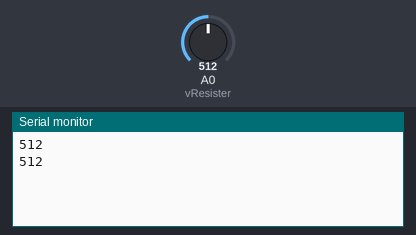
The sketch below on a simulated Arduino Uno, built with avr-gcc and run on an emulated ATmega328P. Parts: the last lines printed to the serial monitor. The test bench sets the inputs (shaded band); at power-on: A0 (vResister) = 512.

Above: at 1.8 s.
1.9 s: A0 (vResister) set to 716
At 2.5 s:
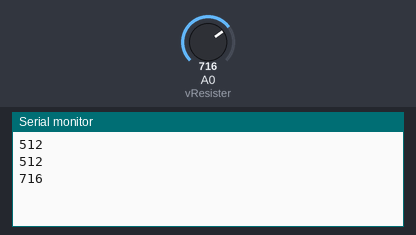
3.4 s: A0 (vResister) set to 900
At 4.8 s:
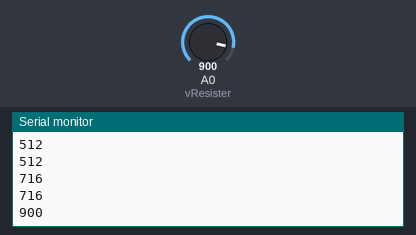
Timing chart, 0 to 6.4 s (numbered marks = the images above; inputs shaded):
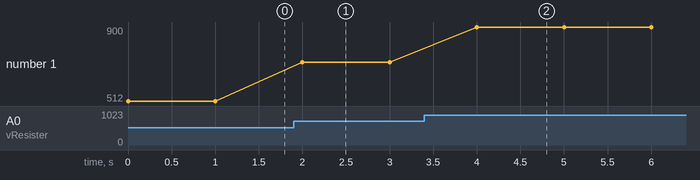

The sketch:

app.ino
```cpp
int vResister = A0;

void setup(){
    Serial.begin(9600);
    pinMode(vResister, INPUT);
}

void loop(){
    Serial.println(analogRead(vResister));
    delay(1000);
}
```

Measured:
- after the input at 1.9 s, the serial monitor: prints a new line after 0.10 s (image 1)
- after the input at 3.4 s, the serial monitor: prints a new line after 0.60 s (image 2)
- plotted number 1: 512 → 716 after the input at 1.9 s, 716 → 900 after the input at 3.4 s
